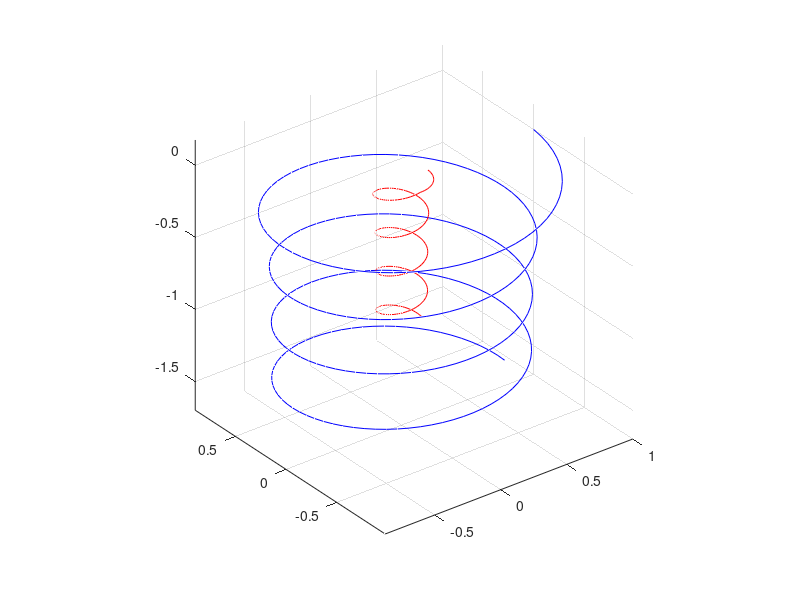

Write the MATLAB code that produced this figure.
clear; clc; clf;

% Parameters
nrev=4;
dpsi_w=5*pi/180;

psi_b=nrev*(2*pi);
nw=ceil(psi_b/(dpsi_w));
CT=0.0045;
Nb=2;
sol=0.02;
theta_twist_deg=-8;

psi_w=linspace(0,psi_b,nw);

% Model Coefficients
A=0.78;
LAMBDA=0.145+27*CT;
k1=-0.25*(CT/sol+0.001*theta_twist_deg);
k2=-(1.41+0.0141*theta_twist_deg)*sqrt(0.5*CT);
k2_tip=(theta_twist_deg/128*(0.45*theta_twist_deg+18))*sqrt(0.5*CT);

% Wake tip trajectory
r_tip=A+(1-A)*exp(-LAMBDA*psi_w);
r_root=r_tip;
z_tip=zeros(size(psi_w));
z_root=zeros(size(psi_w));

for i=1:length(psi_w)
  if (psi_w(i)<=2*pi/Nb)
    z_tip(i)=k1*psi_w(i);
  else
    z_tip(i)=k1*(2*pi/Nb)+k2*(psi_w(i)-2*pi/Nb);
  end
  
  if (psi_w(i)<=pi/2)
    z_root(i)=0;
  else
    z_root(i)=k2_tip*(psi_w(i)-pi/2);
  end
end

x_tip=r_tip.*cos(psi_b-psi_w);
y_tip=r_tip.*sin(psi_b-psi_w);

plot3(x_tip,y_tip,z_tip,'b-')
hold on
plot3(x_tip*0.2,y_tip*0.2,z_root,'r-')
grid on
axis vis3d